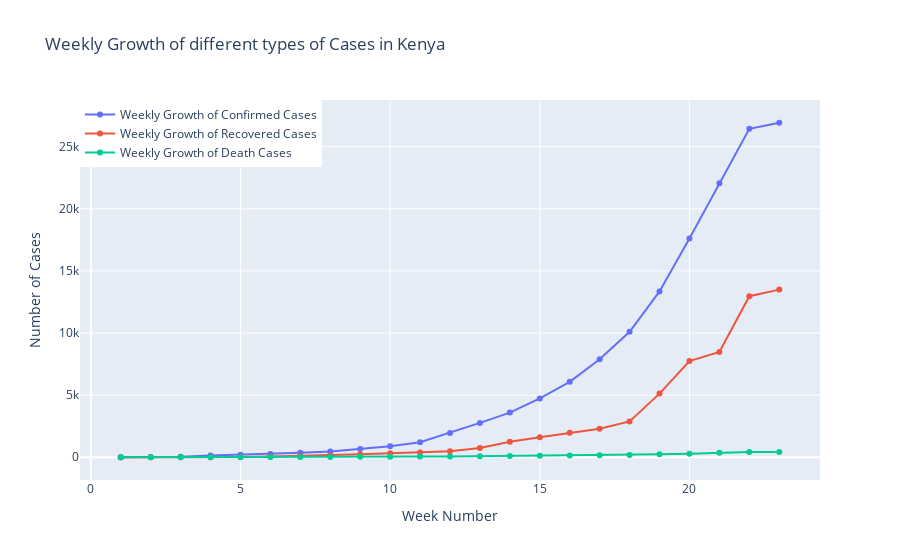

Notebook code for this chart:
### Markdown cell above
Closed Cases = Number of Recovered Cases + Number of Death Cases Increase in number of Closed classes imply either more patients are getting recovered from the disease or more pepole are dying because of COVID-19

### Code cell
datewise["WeekOfYear"]=datewise.index.weekofyear

week_num=[]
weekwise_confirmed=[]
weekwise_recovered=[]
weekwise_deaths=[]
w=1
for i in list(datewise["WeekOfYear"].unique()):
    weekwise_confirmed.append(datewise[datewise["WeekOfYear"]==i]["Confirmed"].iloc[-1])
    weekwise_recovered.append(datewise[datewise["WeekOfYear"]==i]["Recovered"].iloc[-1])
    weekwise_deaths.append(datewise[datewise["WeekOfYear"]==i]["Deaths"].iloc[-1])
    week_num.append(w)
    w=w+1

fig=go.Figure()
fig.add_trace(go.Scatter(x=week_num, y=weekwise_confirmed,
                    mode='lines+markers',
                    name='Weekly Growth of Confirmed Cases'))
fig.add_trace(go.Scatter(x=week_num, y=weekwise_recovered,
                    mode='lines+markers',
                    name='Weekly Growth of Recovered Cases'))
fig.add_trace(go.Scatter(x=week_num, y=weekwise_deaths,
                    mode='lines+markers',
                    name='Weekly Growth of Death Cases'))
fig.update_layout(title="Weekly Growth of different types of Cases in Kenya",
                 xaxis_title="Week Number",yaxis_title="Number of Cases",legend=dict(x=0,y=1,traceorder="normal"))
fig.show()

### Figure 1 — Plotly figure (JSON) as saved in the notebook; plotly's stock layout.template omitted (floating-point values rounded to 4 significant figures)
{"data": [{"mode": "lines+markers", "name": "Weekly Growth of Confirmed Cases", "type": "scatter", "x": [1, 2, 3, 4, 5, 6, 7, 8, 9, 10, 11, 12, 13, 14, 15, 16, 17, 18, 19, 20, 21, 22, 23], "y": [3, 15, 42, 142, 197, 270, 355, 465, 672, 887, 1214, 1962, 2767, 3594, 4738, 6070, 7886, 10105, 13353, 17603, 22053, 26436, 26928]}, {"mode": "lines+markers", "name": "Weekly Growth of Recovered Cases", "type": "scatter", "x": [1, 2, 3, 4, 5, 6, 7, 8, 9, 10, 11, 12, 13, 14, 15, 16, 17, 18, 19, 20, 21, 22, 23], "y": [0, 0, 1, 4, 25, 67, 106, 167, 239, 313, 383, 478, 752, 1253, 1607, 1971, 2287, 2881, 5122, 7743, 8477, 12961, 13495]}, {"mode": "lines+markers", "name": "Weekly Growth of Death Cases", "type": "scatter", "x": [1, 2, 3, 4, 5, 6, 7, 8, 9, 10, 11, 12, 13, 14, 15, 16, 17, 18, 19, 20, 21, 22, 23], "y": [0, 0, 1, 4, 8, 14, 14, 24, 32, 50, 51, 64, 84, 103, 123, 143, 160, 185, 234, 280, 369, 420, 423]}], "layout": {"legend": {"traceorder": "normal", "x": 0, "y": 1}, "title": {"text": "Weekly Growth of different types of Cases in Kenya"}, "xaxis": {"title": {"text": "Week Number"}}, "yaxis": {"title": {"text": "Number of Cases"}}}}
